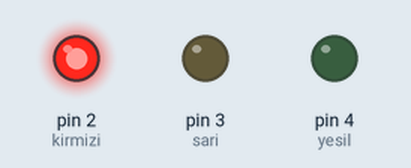
The sketch below on a simulated Arduino Uno, built with avr-gcc and run on an emulated ATmega328P. Shown: output pins drawn as LEDs (lit = HIGH).

Above: at 11.0 s.
At 28.0 s:
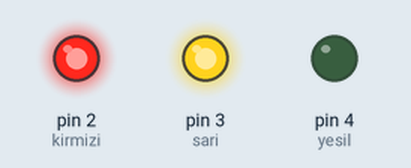
At 36.5 s:
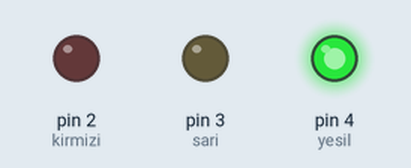
Timing chart, 0 to 50.7 s (numbered marks = the images above):
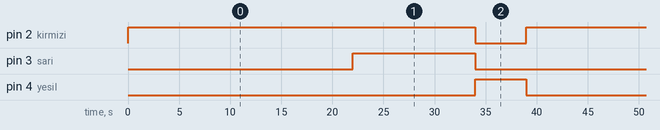

Measured:
- by itself, pin 2 (kirmizi): alternates HIGH for 34.0 s and LOW for 5.0 s
- by itself, pin 3 (sari): alternates HIGH for 12.0 s and LOW for 27.0 s
- by itself, pin 4 (yesil): alternates HIGH for 5.0 s and LOW for 34.0 s

The sketch:

Trafik_Lambasi.ino
```cpp
const int kirmizi = 2;
const int sari = 3;
const int yesil = 4;

void setup() {
  pinMode(kirmizi, OUTPUT);
  pinMode(sari, OUTPUT);
  pinMode(yesil, OUTPUT);
}

void loop() {
  digitalWrite(kirmizi, HIGH);
  delay(22000);
  digitalWrite(sari, HIGH);
  delay(12000);

  digitalWrite(sari, LOW);
  digitalWrite(kirmizi, LOW);

  digitalWrite(yesil, HIGH);
  delay(5000);
  digitalWrite(yesil, LOW);
}
```
